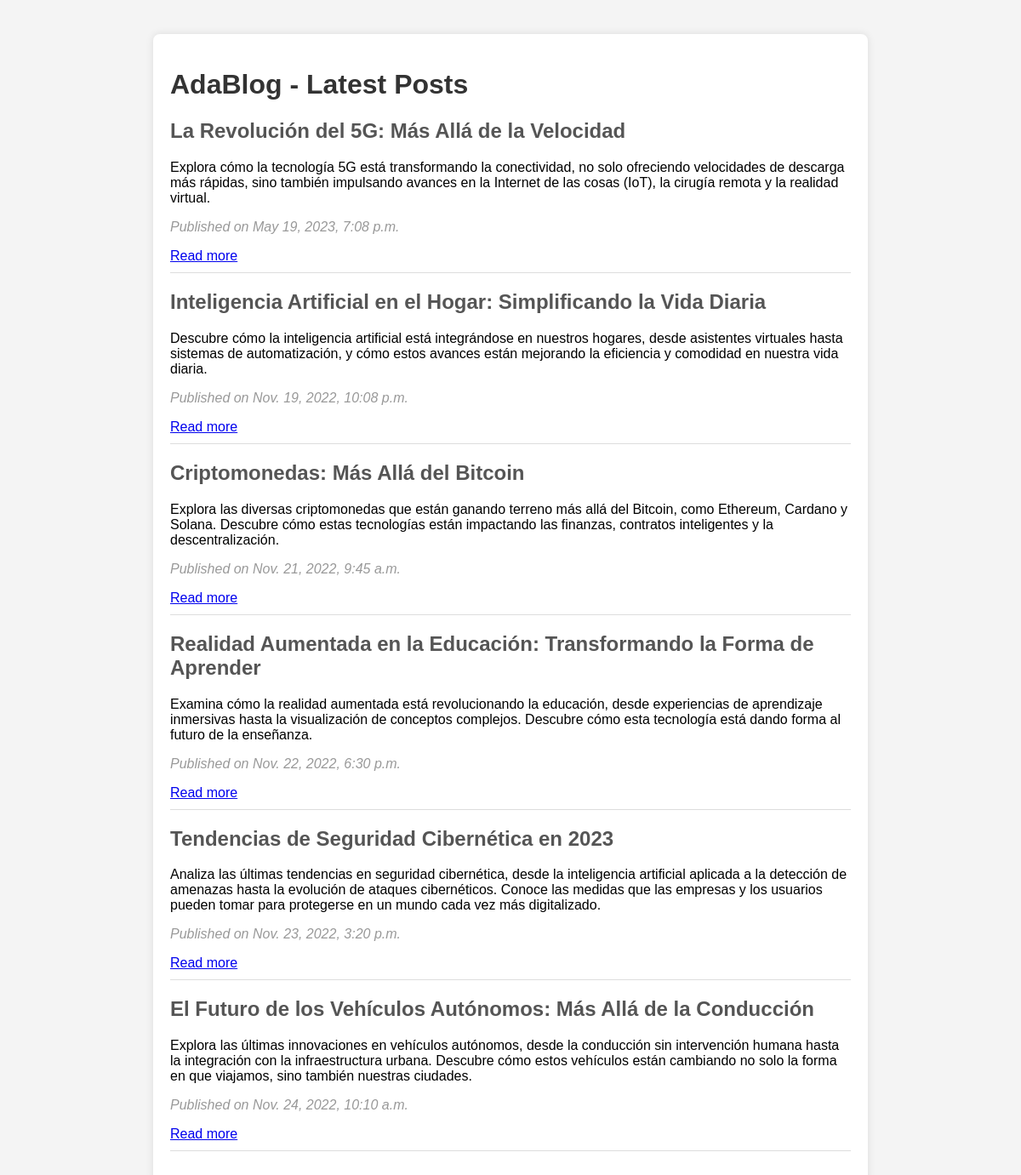
/posts/, run on the app's committed database.
### blog/models.py (models this page shows, shortened)
class Post(models.Model):
    title = models.CharField(max_length=200)
    content = models.TextField()
    pub_date = models.DateTimeField(default=timezone.now)

### blog/views.py (the view)
# urls.py: path('posts/', post_list, name='post-list'),
def post_list(request):
    posts = Post.objects.all()
    return render(request, 'post_list.html', {'posts': posts})

### blog/templates/post_list.html (shortened to what this page needs)
{% extends 'base.html' %}
{% block content %}
    <h1>AdaBlog - Latest Posts</h1>
    {% for post in posts %}
        <div class="post">
            <h2>{{ post.title }}</h2>
            <p>{{ post.content }}</p>
            <p class="date">Published on {{ post.pub_date }}</p>
            <a href="{% url 'post-detail-template' pk=post.id %}">Read more</a>
        </div>
    {% endfor %}
{% endblock %}

### blog/templates/base.html (shortened to what this page needs)
{% load static %}
<!DOCTYPE html>
<html lang="en">
<head>
    <link rel="stylesheet" href="{% static 'blog/style.css' %}">
</head>
<body>
    <div class="container">
        {% block content %}{% endblock %}
    </div>
</body>
</html>

### blog/static/blog/style.css (style rules this page uses)
body { font-family: Arial, sans-serif; margin: 20px; padding: 20px; background-color: #f4f4f4; }
.container { max-width: 800px; margin: 0 auto; background-color: #fff; padding: 20px; border-radius: 8px; box-shadow: 0 0 10px rgba(0, 0, 0, 0.1); }
h1 { color: #333; }
.post { margin-bottom: 20px; border-bottom: 1px solid #ddd; padding-bottom: 10px; }
h2 { color: #555; }
p.date { color: #999; font-style: italic; }

### data on the page
Post: title "La Revolución del 5G: Más Allá de la Velocidad", content "Explora cómo la tecnología 5G está transformando la conectividad, no solo ofreciendo velocidades de descarga más rápidas, sino también impulsando avances en la Internet de las cosas (IoT), la cirugía remota y la realidad virtual.", pub_date "May 19, 2023, 7:08 p.m."
Post: title "Inteligencia Artificial en el Hogar: Simplificando la Vida Diaria", content "Descubre cómo la inteligencia artificial está integrándose en nuestros hogares, desde asistentes virtuales hasta sistemas de automatización, y cómo estos avances están mejorando la eficiencia y comodidad en nuestra vida diaria.", pub_date "Nov. 19, 2022, 10:08 p.m."
Post: title "Criptomonedas: Más Allá del Bitcoin", content "Explora las diversas criptomonedas que están ganando terreno más allá del Bitcoin, como Ethereum, Cardano y Solana. Descubre cómo estas tecnologías están impactando las finanzas, contratos inteligentes y la descentralización.", pub_date "Nov. 21, 2022, 9:45 a.m."
Post: title "Realidad Aumentada en la Educación: Transformando la Forma de Aprender", content "Examina cómo la realidad aumentada está revolucionando la educación, desde experiencias de aprendizaje inmersivas hasta la visualización de conceptos complejos. Descubre cómo esta tecnología está dando forma al futuro de la enseñanza.", pub_date "Nov. 22, 2022, 6:30 p.m."
Post: title "Tendencias de Seguridad Cibernética en 2023", content "Analiza las últimas tendencias en seguridad cibernética, desde la inteligencia artificial aplicada a la detección de amenazas hasta la evolución de ataques cibernéticos. Conoce las medidas que las empresas y los usuarios pueden tomar para protegerse en un mundo cada vez más digitalizado.", pub_date "Nov. 23, 2022, 3:20 p.m."
Post: title "El Futuro de los Vehículos Autónomos: Más Allá de la Conducción", content "Explora las últimas innovaciones en vehículos autónomos, desde la conducción sin intervención humana hasta la integración con la infraestructura urbana. Descubre cómo estos vehículos están cambiando no solo la forma en que viajamos, sino también nuestras ciudades.", pub_date "Nov. 24, 2022, 10:10 a.m."
